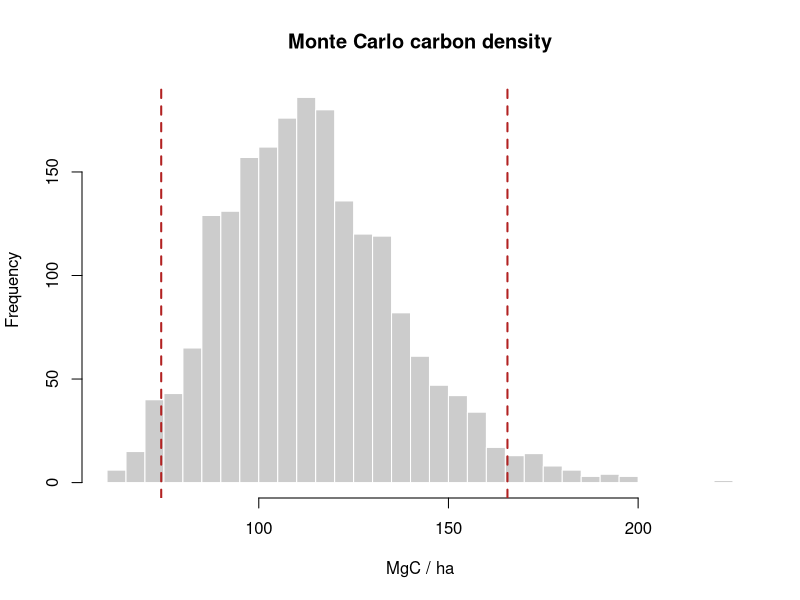
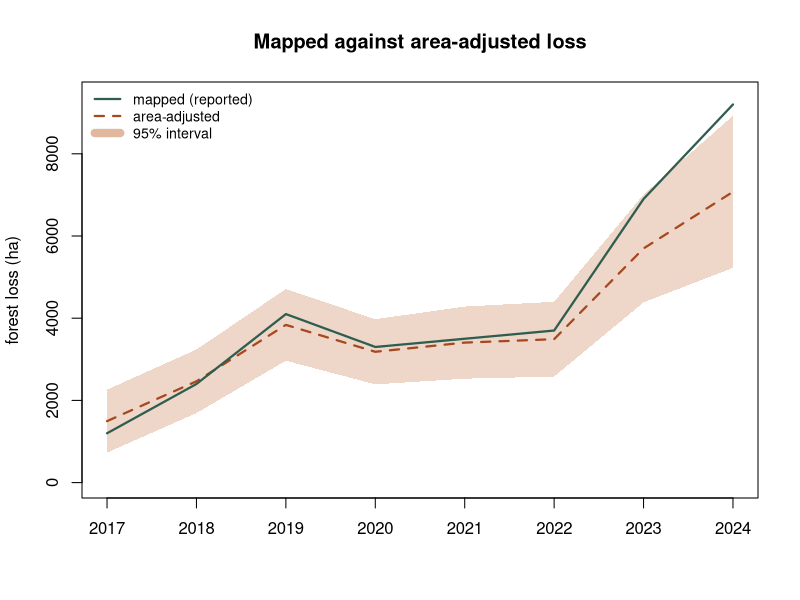

The R script that drew these images, in order:
## ---- chunk 1
library(dplyr)
stems <- read.csv("data/scbi_stems.csv")

stems <- stems |>
  mutate(agb_kg   = exp(-2.48 + 2.4835 * log(dbh)),   # Jenkins generic hardwood
         carbon_Mg = 0.47 * agb_kg / 1000)

area_ha  <- 25.6
total_C  <- sum(stems$carbon_Mg)
C_per_ha <- total_C / area_ha
round(c(total_MgC = total_C, MgC_per_ha = C_per_ha), 1)
## ---- chunk 2
stems$quadrat <- paste(cut(stems$gx, 8), cut(stems$gy, 12))
quadrat_area  <- 25.6 / (8 * 12)                 # ha per quadrat (equal-area cut)

qd <- stems |>
  group_by(quadrat) |>
  summarise(carbon_Mg = sum(carbon_Mg), .groups = "drop") |>
  mutate(carbon_ha = carbon_Mg / quadrat_area)

m  <- mean(qd$carbon_ha); se <- sd(qd$carbon_ha) / sqrt(nrow(qd))
ci <- m + c(-1.96, 1.96) * se
round(c(mean = m, se = se, lower = ci[1], upper = ci[2]), 1)
## ---- chunk 3
tm <- read.csv("data/tree_measurements.csv")

metrics <- function(obs, prd) {
  e <- prd - obs
  c(bias     = mean(e),
    rel_bias = 100 * mean(e) / mean(obs),
    mae      = mean(abs(e)),
    rmse     = sqrt(mean(e^2)),
    rel_rmse = 100 * sqrt(mean(e^2)) / mean(obs),
    mape     = 100 * mean(abs(e / obs)),
    r2       = 1 - sum(e^2) / sum((obs - mean(obs))^2))
}
## ---- chunk 4
fit <- lm(log(agb_kg) ~ log(dbh_cm), data = tm)
cf  <- exp(sigma(fit)^2 / 2)                     # Baskerville correction
pred <- exp(predict(fit, tm)) * cf

round(metrics(tm$agb_kg, pred), 3)
round(metrics(tm$agb_kg, exp(predict(fit, tm))), 3)   # uncorrected
## ---- chunk 5
tm$cls <- cut(tm$dbh_cm, c(0, 20, 40, Inf), labels = c("<20", "20-40", ">40"))
round(t(sapply(split(seq_len(nrow(tm)), tm$cls),
               function(i) metrics(tm$agb_kg[i], pred[i]))), 2)
## ---- chunk 6
pred_sp <- numeric(nrow(tm))
for (s in unique(tm$species)) {
  i <- tm$species == s
  m <- lm(log(agb_kg) ~ log(dbh_cm), data = tm[i, ])
  pred_sp[i] <- exp(predict(m, tm[i, ])) * exp(sigma(m)^2 / 2)
}
round(metrics(tm$agb_kg, pred_sp), 3)
## ---- chunk 7
set.seed(1)
k <- 10
fold <- sample(rep(1:k, length.out = nrow(tm)))
p_cv <- numeric(nrow(tm))
for (i in 1:k) {
  m <- lm(log(agb_kg) ~ log(dbh_cm), data = tm[fold != i, ])
  p_cv[fold == i] <- exp(predict(m, tm[fold == i, ])) * exp(sigma(m)^2 / 2)
}
round(metrics(tm$agb_kg, p_cv), 3)
round(metrics(tm$agb_kg, pred)["rmse"] / metrics(tm$agb_kg, p_cv)["rmse"], 4)
## ---- chunk 8
set.seed(7)
s <- tm[sample(nrow(tm), 25), ]
rmse <- function(a, b) sqrt(mean((a - b)^2))

cv_poly <- t(sapply(1:8, function(d) {
  f   <- lm(log(agb_kg) ~ poly(log(dbh_cm), d), data = s)
  loo <- sapply(seq_len(nrow(s)), function(i) {
    m <- lm(log(agb_kg) ~ poly(log(dbh_cm), d), data = s[-i, ])
    exp(predict(m, s[i, ]))
  })
  c(degree = d, in_sample = rmse(s$agb_kg, exp(fitted(f))),
    loocv = rmse(s$agb_kg, loo))
}))
round(cv_poly, 1)
## ---- chunk 9
set.seed(8787)
mc <- t(replicate(100, {
  tr <- unlist(lapply(split(seq_len(nrow(tm)), tm$cls),
                      function(i) sample(i, round(0.8 * length(i)))))
  m  <- lm(log(agb_kg) ~ log(dbh_cm), data = tm[tr, ])
  te <- setdiff(seq_len(nrow(tm)), tr)
  metrics(tm$agb_kg[te], exp(predict(m, tm[te, ])) * exp(sigma(m)^2 / 2))
}))
round(rbind(mean = colMeans(mc), sd = apply(mc, 2, sd)), 3)
round(quantile(mc[, "rel_rmse"], c(0.025, 0.975)), 2)
## ---- chunk 10
art_deduction <- function(rel_rmse_pct) {
  100 * 0.524417 * (rel_rmse_pct / 100) / 1.645006
}
round(c(in_sample = art_deduction(metrics(tm$agb_kg, pred)["rel_rmse"]),
        cross_val = art_deduction(mean(mc[, "rel_rmse"])),
        species   = art_deduction(metrics(tm$agb_kg, pred_sp)["rel_rmse"])), 2)
## ---- chunk 11
set.seed(42)
n_sim <- 2000
sim <- numeric(n_sim)
for (i in seq_len(n_sim)) {
  b  <- rnorm(1, 2.4835, 0.05)            # allometric exponent uncertainty
  cf <- rnorm(1, 0.47, 0.02)              # carbon-fraction uncertainty
  agb <- exp(-2.48 + b * log(stems$dbh))
  sim[i] <- sum(cf * agb / 1000) / area_ha
}
mc_ci <- quantile(sim, c(0.025, 0.975))
round(c(mean = mean(sim), lower = mc_ci[1], upper = mc_ci[2]), 1)
## ---- chunk 12
hist(sim, breaks = 40, col = "grey80", border = "white",
     main = "Monte Carlo carbon density", xlab = "MgC / ha")
abline(v = mc_ci, col = "firebrick", lwd = 2, lty = 2)
## ---- chunk 13
half_width <- (mc_ci[2] - mc_ci[1]) / 2
unc_pct    <- 100 * half_width / mean(sim)
conservative <- mean(sim) - half_width           # lower-bound crediting basis
round(c(uncertainty_pct = unc_pct,
        mean = mean(sim), conservative = conservative), 1)
## ---- chunk 14
A    <- c(forest = 18000, nonforest = 7000)      # mapped area, ha
Atot <- sum(A); W <- A / Atot

# error matrix: rows = map class, cols = reference class
n   <- matrix(c(95, 5, 12, 88), nrow = 2, byrow = TRUE,
              dimnames = list(map = names(A), ref = names(A)))
ni  <- rowSums(n)

# Olofsson stratified estimator of the reference area proportion of "forest"
p_forest <- sum(W * n[, "forest"] / ni)
se_p     <- sqrt(sum(W^2 * (n[, "forest"]/ni) * (1 - n[, "forest"]/ni) / (ni - 1)))

adj_forest_ha <- Atot * p_forest
ci_ha         <- Atot * 1.96 * se_p
round(c(mapped_forest_ha  = A["forest"],
        adjusted_forest_ha = adj_forest_ha,
        ci_halfwidth_ha    = ci_ha), 0)
## ---- chunk 15
years  <- 2017:2024
Atot   <- 250000                              # ha in the accounting area
mapped <- c(1200, 2400, 4100, 3300, 3500, 3700, 6900, 9200)   # ha mapped as loss

# reference sample sizes thin out in recent years
n_chg  <- c(150, 150, 150, 150, 140, 130,  90,  60)
n_stab <- c(900, 900, 880, 880, 850, 800, 520, 340)
# user's accuracy of the loss class, and omission from the stable stratum
ua_chg  <- c(0.79, 0.80, 0.78, 0.80, 0.79, 0.77, 0.72, 0.68)
om_stab <- c(0.0022, 0.0022, 0.0026, 0.0022, 0.0026, 0.0026, 0.0030, 0.0034)

est <- t(sapply(seq_along(years), function(k) {
  W <- unname(c(mapped[k], Atot - mapped[k]) / Atot)
  p <- W[1] * ua_chg[k] + W[2] * om_stab[k]
  se <- sqrt(W[1]^2 * ua_chg[k]  * (1 - ua_chg[k])  / (n_chg[k]  - 1) +
             W[2]^2 * om_stab[k] * (1 - om_stab[k]) / (n_stab[k] - 1))
  c(adjusted = Atot * p, ci = 1.96 * Atot * se)
}))

adj <- est[, "adjusted"]; ci <- est[, "ci"]
data.frame(year = years, mapped = mapped, adjusted = round(adj),
           lower = round(adj - ci), upper = round(adj + ci),
           bias_pct = round(100 * (mapped - adj) / adj, 1))
## ---- chunk 16
plot(years, mapped, type = "n", ylim = c(0, max(adj + ci) * 1.05),
     xlab = "", ylab = "forest loss (ha)",
     main = "Mapped against area-adjusted loss")
polygon(c(years, rev(years)), c(adj - ci, rev(adj + ci)),
        col = adjustcolor("#c4703f", alpha.f = 0.28), border = NA)
lines(years, adj, col = "#a8481f", lwd = 2.2, lty = 2)
lines(years, mapped, col = "#2f5d4e", lwd = 2.2)
legend("topleft", c("mapped (reported)", "area-adjusted", "95% interval"),
       col = c("#2f5d4e", "#a8481f", adjustcolor("#c4703f", alpha.f = 0.5)),
       lwd = c(2.2, 2.2, 8), lty = c(1, 2, 1), bty = "n", cex = 0.85)
## ---- chunk 17
round(c(mapped_total   = sum(mapped),
        adjusted_total = sum(adj),
        overstatement_pct = 100 * (sum(mapped) - sum(adj)) / sum(adj),
        conservative_total = sum(adj - ci),
        forgone_pct = 100 * sum(ci) / sum(adj)), 1)
